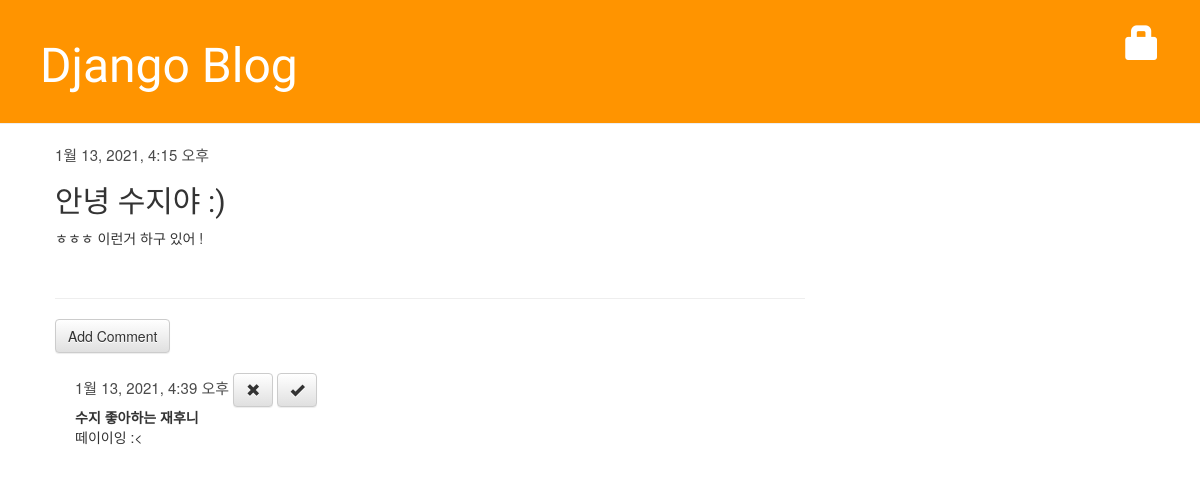
Screenshot of /post/3/ with the database file from the repository.
### blog/models.py (models this page shows, shortened)
class Post(models.Model):
    author = models.ForeignKey('auth.User',on_delete=models.CASCADE)
    title = models.CharField(max_length=200)
    text = models.TextField()
    created_date = models.DateTimeField(default=timezone.now)
    published_date = models.DateTimeField(blank=True, null=True)

class Comment(models.Model):
    post = models.ForeignKey('blog.Post',on_delete=models.CASCADE, related_name='comments')
    author = models.CharField(max_length=200)
    text = models.TextField()
    created_date = models.DateTimeField(default=timezone.now)
    approved_comment = models.BooleanField(default=False)

### blog/views.py (the view)
# urls.py: path('post/<int:pk>/', views.post_detail, name='post_detail'),
def post_detail(request, pk):
    post = get_object_or_404(Post, pk=pk)
    return render(request, 'blog/post_detail.html', {'post': post})

### blog/templates/blog/post_detail.html (shortened to what this page needs)
{% extends 'blog/base.html' %}
{% block content %}
    <div class="post">
        {% if post.published_date %}
            <div class="date">
                {{ post.published_date }}
            </div>
        {% endif %}
        <h2>{{ post.title|title }}</h2>
        <p>{{ post.text|linebreaksbr }}</p>
    </div>
<hr>
<a class="btn btn-default" href="{% url 'add_comment_to_post' pk=post.pk %}">Add Comment</a>
{% for comment in post.comments.all %}
    <div class="comment">
        <div class="date">
            {{comment.created_date}}
            {% if not comment.approved_comment %}
                <a class="btn btn-default"
                   href="{% url 'comment_remove' pk=comment.pk %}">
                    <span class="glyphicon glyphicon-remove"></span>
                </a>
                <a class="btn btn-default"
                   href="{% url 'comment_approve' pk=comment.pk %}">
                    <span class="glyphicon glyphicon-ok"></span>
                </a>
            {% endif %}
        </div>
        <strong>{{comment.author}}</strong>
        <p>{{comment.text|linebreaksbr}}</p>
    </div>
{% empty %}
    <p> No comments here yet:( </p>
{% endfor %}
{% endblock %}

### blog/static/css/blog.css (style rules this page uses)
h1,h2,h3,h4 { font-family: 'Lobster', cursive; }
.post { margin-bottom: 50px; }
.date { color: #4a4a4a; font-size: 15px; }
.comment { margin: 20px 0px 20px 20px; }

### rows the page displays
Post: published_date "1월 13, 2021, 4:15 오후", title "안녕 수지야 :)", text "ㅎㅎㅎ 이런거 하구 있어 !"
Comment: created_date "1월 13, 2021, 4:39 오후", approved_comment False (drawn), author "수지 좋아하는 재후니", text "떼이이잉 :<"
